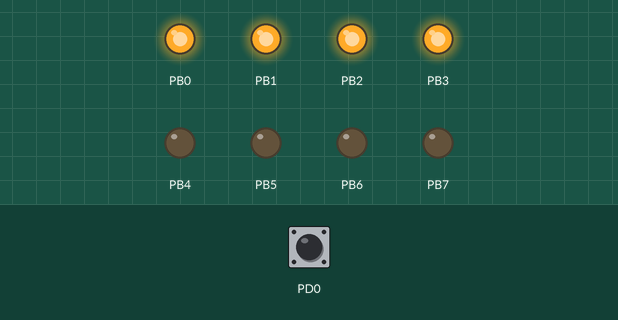
Simulated run of this program. Board: ATmega128, built with avr-gcc and emulated at 14.7456 MHz. Parts: output pins drawn as LEDs (lit = HIGH). The test bench sets the inputs (shaded band); at power-on: PD0 HIGH.

Above: at 0.2 s.
At 1.2 s:
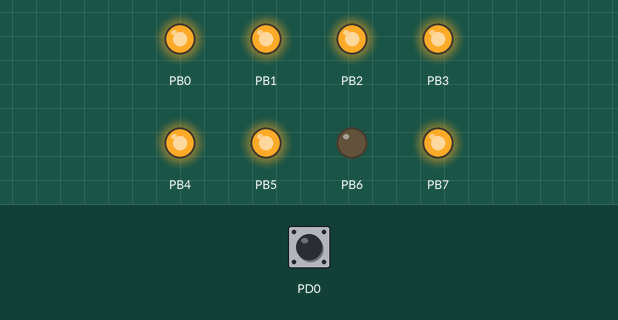
At 1.7 s:
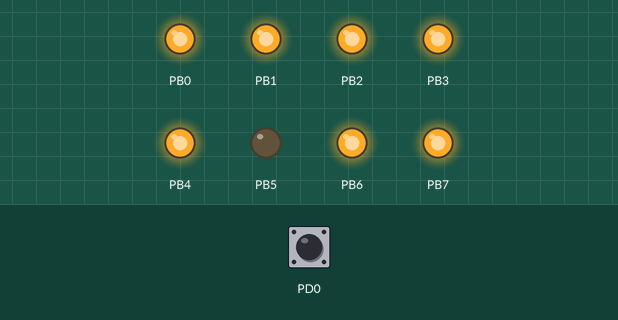
At 2.2 s:
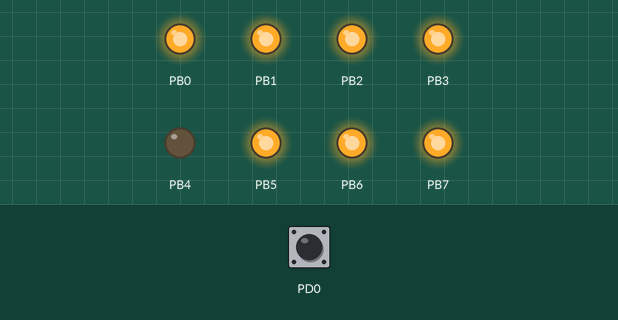
At 3.2 s:
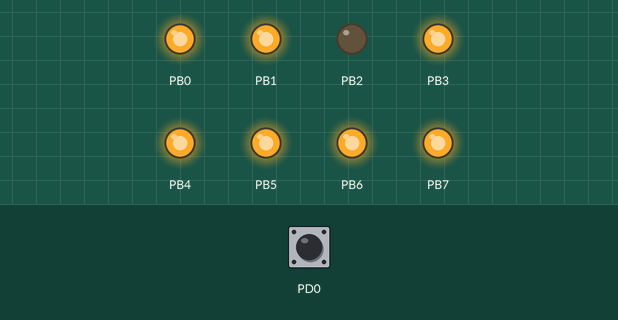
At 4.7 s:
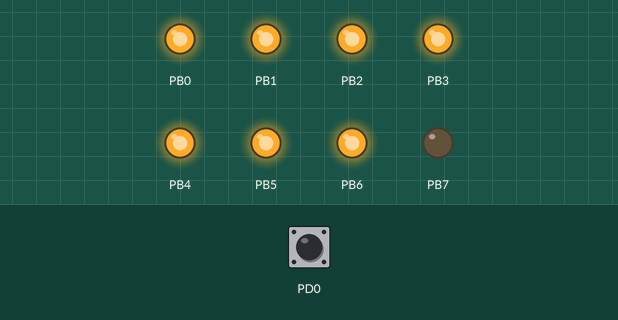
Timing chart, 0 to 5.2 s (numbered marks = the images above):
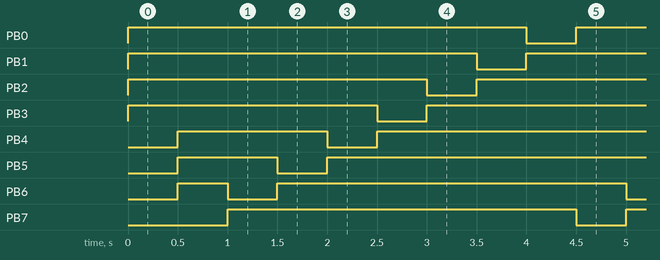

Measured:
- by itself, PB0, PB1, PB7: alternates HIGH for 3.5 s and LOW for 0.50 s
- by itself, PB2–6: repeats every 4.0 s: LOW 0.50 s, HIGH 3.5 s
- by itself, everything shown: repeats every 4.0 s, in 8 steps

The program:

main.c
```c
/*
 * Week7-3(another_interrupt).c
 *
 * Created: 2022-04-12 오후 3:40:30
 * Author : imchanyang
 */

#include <avr/io.h>
#include <avr/interrupt.h>
#include <stdio.h>
#include "_main.h" // headerfile about interrupt
#define F_CPU 14745600UL
// when interrupt led switch
char Direction;
SIGNAL(INT0_vect)
{
	Direction = ~Direction;
} // external interrupt

void PB_Lshift(void) {
	char LED;
	LED = 0xfe; // 1111_1110
	for(int i = 0; i < 8; i++) {
		_delay_ms(500);
		PORTB = LED;
		LED = (LED << 1) | 0x01; // 0000_0001
	}
}

void PB_Rshift(void) {
	char LED;
	LED = 0x7f; // 0111_1111
	for(int i = 0; i < 8; i++) {
		_delay_ms(500);
		PORTB = LED;
		LED = (LED >> 1) | 0x80; // 1000_0000
	}
}

void interrupt_init(void) {
	EICRA = 0x02; //0000_0010 control register : falling edge setting
	EIMSK = 0x01;//0000_0001 0th interrupt(int0) use setting
	DDRD = 0x00; // d port : input
	SREG |= 0x80; // 1000_0000
}

int main(void)
{
    DDRB = 0xff;

	PORTB = 0x0f; // 0000_1111
	Direction = 0;

    while (1)
    {	interrupt_init();
		if(Direction != 0) {
			PB_Lshift();
		}
		else {
			PB_Rshift();
		}

    }
}
```

_main.h
```c
/*
 * _main.h
 *
 * Created: 2015-12-16 오후 7:00:18
 *  Author: SongYi Jung
 */

#include <avr/io.h>
#define F_CPU 14745600UL
#include <util/delay.h>
#include <avr/interrupt.h>
#include <stdio.h>
#include <string.h>
#include <stdlib.h>

#define nop()  __asm__ __volatile__ ("nop" ::)
#define NOP()  __asm__ __volatile__ ("nop" ::)
#define _NOP()  __asm__ __volatile__ ("nop" ::)

#define CLI() cli()
#define SEI() sei()
#define BIT(x)	(1 << (x))

typedef unsigned char		byte;
typedef unsigned char		u8;
typedef signed int		s16;
typedef unsigned int		u16;
typedef signed long		s32;
typedef unsigned long		u32;
typedef signed long long	s64;
typedef unsigned long long 	u64;

#define sbi(port, bit) 	(port |= (1<<bit))
#define cbi(port, bit) 	(port &= (~(1<<bit)))
#define inp(port, bit) 		(port & (1<<bit))
// bit 매크로
#define SetBit(x,y)  (x|=(1<<y))
#define ClrBit(x,y)  (x&=~(1<<y))
#define ToggleBit(x,y) (x^=(1<<y))
#define FlipBit(x,y) (x^=(1<<y)) // Same as ToggleBit.
#define TestBit(x,y) (x&(1<<y))

// bit 매크로
#define SETBIT(x,y)  (x|=(1<<y))
#define CLEARBIT(x,y)  (x&=~(1<<y))
#define TOGGLEBIT(x,y) (x^=(1<<y))
#define FLIPBIT(x,y) (x^=(1<<y)) // Same as ToggleBit.
#define TESTBIT(x,y) (x&(1<<y))

extern unsigned int INT0_DataView;
extern unsigned int INT1_DataView;
extern unsigned int Uart1_DataView;


extern int game_screen; //게임 화면 선택 (0:start, 1:info, 2:action, 3:over, 4:score)
extern int game_score; //게임 점수


void game_init_action(void);

void screen_gamestart(void);
void screen_info(void);
void screen_background(void);
void screen_action(void);
void screen_score(void);
void screen_gameover(void);
void screen_gamewin(void);

void joystick_init_menu(void);
void joystick_move_menu(void);
void joystick_init_game(void);
void joystick_move_game(void);

void make_barricade(void);
int move_barricade(void);
```
